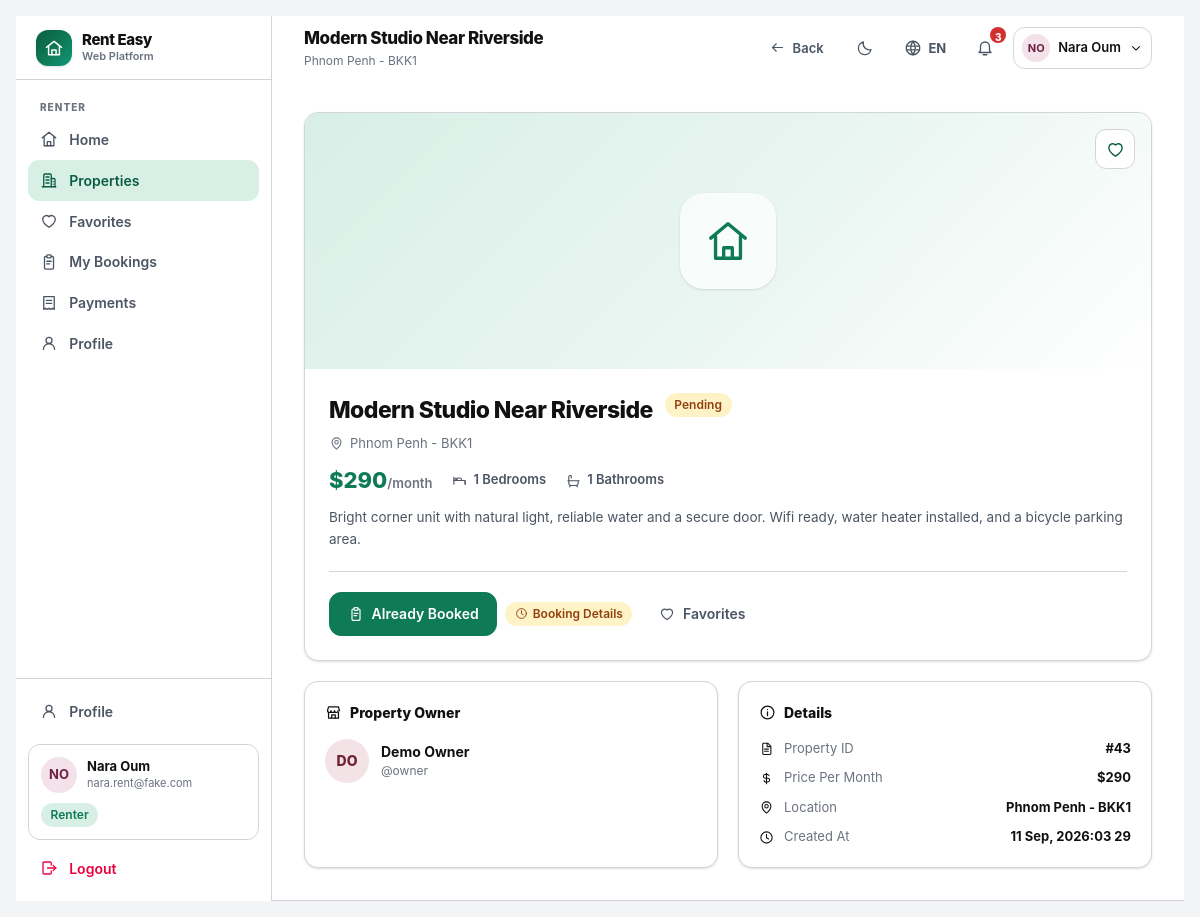
The page /rent/property/43/ (signed in) on the database its author committed.
### accounts/models.py (models this page shows, shortened)
class User(AbstractBaseUser, PermissionsMixin):
    email = models.EmailField(unique=True, max_length=254)
    username = models.CharField(max_length=30, unique=True, validators=[USERNAME_VALIDATOR])
    full_name = models.CharField(max_length=120, blank=True)
    role = models.CharField(max_length=16, choices=Role.choices, default=Role.RENTER, db_index=True)
    is_active = models.BooleanField(default=True)
    is_staff = models.BooleanField(default=False)
    date_joined = models.DateTimeField(default=timezone.now)
    last_login_at = models.DateTimeField(null=True, blank=True)
    objects = UserManager()
    USERNAME_FIELD = "email"
    REQUIRED_FIELDS = ["username"]
    class Meta:
        ordering = ["full_name", "email"]
        indexes = [models.Index(fields=["role", "is_active"])]
    @property
    def display_name(self) -> str:
        return self.full_name.strip() or self.username or self.email
    @property
    def is_renter(self) -> bool:
        return self.role == Role.RENTER
    @property
    def avatar_hue(self) -> int:
        digest = sum(ord(c) for c in self.email)
        return (digest * 37) % 360

### listings/models.py (models this page shows, shortened)
class Property(models.Model):
    title = models.CharField(max_length=160)
    location = models.CharField(max_length=160, db_index=True)
    price_per_month = models.DecimalField(
        max_digits=10, decimal_places=2, validators=[MinValueValidator(0)], db_index=True
    )
    bedrooms = models.PositiveSmallIntegerField(default=1)
    bathrooms = models.PositiveSmallIntegerField(default=1)
    description = models.TextField(blank=True)
    owner = models.ForeignKey(settings.AUTH_USER_MODEL, on_delete=models.CASCADE, related_name="properties")
    created_at = models.DateTimeField(default=timezone.now)
    updated_at = models.DateTimeField(auto_now=True)
    objects = PropertyQuerySet.as_manager()
    class Meta:
        ordering = ["-created_at"]
        indexes = [
            models.Index(fields=["owner", "-created_at"]),
            models.Index(fields=["location", "price_per_month"]),
        ]
    @property
    def price_display(self) -> str:
        return "${:,.0f}".format(float(self.price_per_month or 0))

### bookings/models.py (models this page shows, shortened)
class Booking(models.Model):
    property = models.ForeignKey("listings.Property", on_delete=models.CASCADE, related_name="bookings")
    renter = models.ForeignKey(settings.AUTH_USER_MODEL, on_delete=models.CASCADE, related_name="renters_bookings")
    owner = models.ForeignKey(settings.AUTH_USER_MODEL, on_delete=models.CASCADE, related_name="owners_bookings")
    status = models.CharField(max_length=16, choices=BookingStatus.choices, default=BookingStatus.PENDING, db_index=True)
    monthly_rent = models.DecimalField(max_digits=10, decimal_places=2)
    move_in_date = models.DateField(null=True, blank=True)
    lease_months = models.PositiveSmallIntegerField(default=12)
    note = models.TextField(blank=True)
    payment = models.ForeignKey(
        "payments.Payment",
        on_delete=models.SET_NULL,
        null=True,
        blank=True,
        related_name="bookings",
    )
    created_at = models.DateTimeField(default=timezone.now)
    approved_at = models.DateTimeField(null=True, blank=True)
    rejected_at = models.DateTimeField(null=True, blank=True)
    cancelled_at = models.DateTimeField(null=True, blank=True)
    class Meta:
        ordering = ["-created_at"]
        indexes = [
            models.Index(fields=["renter", "-created_at"]),
            models.Index(fields=["owner", "-created_at"]),
            models.Index(fields=["status", "-created_at"]),
        ]

### listings/views.py (the view)
# urls.py: path("rent/property/<int:pk>/", views.renter_detail, name="detail"),
@require_GET
@login_required
@role_guard("is_renter")
def renter_detail(request, pk: int):
    property_obj = get_object_or_404(Property.objects.select_related("owner"), pk=pk)
    is_favorite = Favorite.objects.filter(user=request.user, property=property_obj).exists()
    active_booking = (
        Booking.objects.filter(
            renter=request.user,
            property=property_obj,
            status__in=[BookingStatus.PENDING, BookingStatus.APPROVED],
        )
        .order_by("-created_at")
        .first()
    )
    owner_bookings = Booking.objects.filter(
        property=property_obj, status=BookingStatus.APPROVED
    ).count()
    return render(
        request,
        "listings/renter_detail.html",
        {
            "property": property_obj,
            "is_favorite": is_favorite,
            "active_booking": active_booking,
            "owner_bookings": owner_bookings,
        },
    )

### templates/listings/renter_detail.html (shortened to what this page needs)
{% extends "base.html" %}
{% load ui humanize %}
{% block page_title %}{{ property.title }}{% endblock %}
{% block page_subtitle %}<p class="truncate text-[12px] text-ink-3">{{ property.location }}</p>{% endblock %}
{% block topbar_actions %}
<a href="{% url 'listings:renter_browse' %}" class="btn btn-ghost btn-sm">{% icon "arrow-left" 15 %} {% t 'back' %}</a>
{% endblock %}
{% block content %}
<div class="space-y-5">
  <section class="app-card overflow-hidden">
    <div class="relative grid h-52 place-items-center sm:h-64 hero-gradient-soft">
      <span class="grid h-24 w-24 place-items-center rounded-3xl bg-white/70 text-primary shadow-sm dark:bg-white/10 dark:text-white">{% icon "home" 46 %}</span>
      <span class="absolute end-4 top-4 flex gap-2">
        <button type="button"
                class="btn {% if is_favorite %}btn-primary{% else %}btn-outline{% endif %} btn-icon bg-white/90 dark:bg-black/30"
                data-favorite-toggle
                href="{% url 'listings:toggle_favorite' property.pk %}"
                aria-pressed="{% if is_favorite %}true{% else %}false{% endif %}"
                aria-label="{% t 'favorite' %}">
          {% if is_favorite %}{% icon "heart-filled" 19 %}{% else %}{% icon "heart" 19 %}{% endif %}
        </button>
      </span>
    </div>
    <div class="p-5 sm:p-6">
      <div class="flex flex-wrap items-start gap-x-3 gap-y-1">
        <h2 class="text-[20px] font-extrabold tracking-tight text-ink sm:text-[23px]">{{ property.title }}</h2>
        {% if active_booking %}
          {% booking_status active_booking as st %}
          <span class="pill {{ st.css }}">{{ st.label }}</span>
        {% endif %}
      </div>
      <p class="mt-1.5 flex items-center gap-1.5 text-[13px] text-ink-3">{% icon "map-pin" 15 %} {{ property.location }}</p>
      <div class="mt-4 flex flex-wrap items-center gap-x-5 gap-y-2">
        <p class="text-[22px] font-extrabold leading-none text-primary">
          {{ property.price_display }}<span class="text-[13px] font-semibold text-ink-3">/{% t 'month' %}</span>
        </p>
        <span class="flex items-center gap-1.5 text-[13px] font-semibold text-ink-2">{% icon "bed" 15 %} {{ property.bedrooms }} {% t 'bedrooms' %}</span>
        <span class="flex items-center gap-1.5 text-[13px] font-semibold text-ink-2">{% icon "bath" 15 %} {{ property.bathrooms }} {% t 'bathrooms' %}</span>
      </div>
      {% if property.description %}
        <p class="mt-4 whitespace-pre-line text-[13.5px] leading-relaxed text-ink-2">{{ property.description }}</p>
      {% endif %}
      <div class="divider my-5"></div>
      <div class="flex flex-wrap items-center gap-2">
        {% if active_booking %}
          <a href="{% url 'bookings:renter_detail' active_booking.pk %}" class="btn btn-primary">{% icon "clipboard" 16 %} {% t 'already_booked' %}</a>
          <span class="pill pill-pending">{% icon "clock" 13 %} {% t 'booking_details' %}</span>
        {% else %}
          <a href="{% url 'listings:booking_request' property.pk %}" class="btn btn-primary">{% icon "send" 16 %} {% t 'request_booking' %}</a>
        {% endif %}
        <a href="{% url 'listings:renter_favorites' %}" class="btn btn-ghost">{% icon "heart" 16 %} {% t 'favorites' %}</a>
      </div>
    </div>
  </section>
  <div class="grid gap-5 sm:grid-cols-2">
    <section class="app-card p-5">
      <h3 class="mb-4 flex items-center gap-2 text-[14px] font-extrabold">{% icon "store" 17 %} {% t 'property_owner' %}</h3>
      <div class="flex items-center gap-3">
        <span class="grid h-11 w-11 shrink-0 place-items-center rounded-full text-[14px] font-extrabold"
              style="background-color: hsl({{ property.owner.avatar_hue }} 42% 92%); color: hsl({{ property.owner.avatar_hue }} 55% 28%);">
          {{ property.owner.display_name|initials }}
        </span>
        <span class="min-w-0">
          <span class="block truncate text-[14px] font-bold">{{ property.owner.display_name }}</span>
          <span class="block truncate text-[12px] text-ink-3">&#64;{{ property.owner.username }}</span>
        </span>
      </div>
    </section>
    <section class="app-card p-5">
      <h3 class="mb-4 flex items-center gap-2 text-[14px] font-extrabold">{% icon "info" 17 %} {% t 'details' %}</h3>
      <dl class="space-y-2.5 text-[13px]">
        <div class="flex items-center gap-2.5">{% icon "document" 15 %}<dt class="flex-1 text-ink-3">{% t 'property_id' %}</dt><dd class="font-bold">#{{ property.pk }}</dd></div>
        <div class="flex items-center gap-2.5">{% icon "dollar" 15 %}<dt class="flex-1 text-ink-3">{% t 'price_per_month' %}</dt><dd class="font-bold">{{ property.price_display }}</dd></div>
        <div class="flex items-center gap-2.5">{% icon "map-pin" 15 %}<dt class="flex-1 text-ink-3">{% t 'location' %}</dt><dd class="font-bold">{{ property.location }}</dd></div>
        <div class="flex items-center gap-2.5">{% icon "clock" 15 %}<dt class="flex-1 text-ink-3">{% t 'created_at' %}</dt><dd class="font-bold">{{ property.created_at|pretty_date }}</dd></div>
      </dl>
    </section>
  </div>
</div>
{% endblock %}

### templates/base.html (shortened to what this page needs)
{% load static ui i18n %}<!doctype html>
<html lang="{{ LANG }}" class="{% if IS_DARK %}dark{% endif %}">
<head>
<link rel="stylesheet" href="{% static 'css/app.css' %}">
</head>
<body class="min-h-screen bg-canvas text-ink font-sans antialiased">
<div class="flex min-h-screen">
  {% if user.is_authenticated %}
  <aside class="hidden lg:flex lg:w-64 xl:w-72 shrink-0 flex-col border-r border-hairline bg-surface">
    <div class="flex h-16 items-center gap-2.5 border-b border-hairline px-5">
      <span class="grid h-9 w-9 place-items-center rounded-xl hero-gradient text-white shadow-sm">{% icon "logo" 20 %}</span>
      <span class="flex flex-col leading-tight">
        <span class="text-[15px] font-extrabold tracking-tight">{{ SITE_NAME }}</span>
        <span class="text-[11px] font-semibold text-ink-3">{% t 'platform_tag' %}</span>
      </span>
    </div>
    {% include "partials/_nav_sidebar.html" %}
  </aside>
  {% endif %}
  <div class="flex min-w-0 flex-1 flex-col">
    {% if user.is_authenticated %}
<header class="sticky top-0 z-40 border-b border-hairline bg-surface/95 backdrop-blur">
  <div class="flex h-16 items-center gap-3 px-4 sm:px-6 lg:px-8">
    <div class="min-w-0">
      <h1 class="truncate text-[17px] font-extrabold tracking-tight">{% block page_title %}{% t 'home' %}{% endblock %}</h1>
      {% block page_subtitle %}{% endblock %}
    </div>
    <div class="ms-auto flex items-center gap-1.5 sm:gap-2">
      {% block topbar_actions %}{% endblock %}
      {% include "partials/_preferences_inline.html" %}
      {% include "partials/_notifications.html" %}
      <div class="relative" data-dropdown>
        <button type="button" data-dropdown-toggle
                class="flex items-center gap-2 rounded-xl border border-hairline px-2 py-1.5 hover:border-primary transition-colors"
                aria-haspopup="true" aria-expanded="false">
          <span class="grid h-7 w-7 place-items-center rounded-full text-[11px] font-bold"
                style="background-color: hsl({{ user.avatar_hue }} 42% 92%); color: hsl({{ user.avatar_hue }} 55% 28%);">
            {{ user.display_name|initials }}
          </span>
          <span class="hidden text-[13px] font-semibold sm:block">{{ user.display_name }}</span>
          {% icon "chevron-down" 14 %}
        </button>
            <span class="pill pill-approved mt-2">{% role_label user.role as rl %}{{ rl.label }}</span>
      </div>
    </div>
  </div>
    {% endif %}
    <main id="main" class="flex-1">
      {% block content_wrapper %}
        <div class="mx-auto w-full max-w-7xl px-4 py-6 sm:px-6 lg:px-8 lg:py-8">
          {% block content %}{% endblock %}
        </div>
      {% endblock %}
    </main>
  </div>
</div>
</body>
</html>

### templates/partials/_nav_sidebar.html (shortened to what this page needs)
{% load ui %}
<nav class="flex-1 overflow-y-auto px-3 py-4">
  {% if user.is_renter %}
    {% include "partials/_nav_group_renter.html" %}
  {% elif user.is_owner %}
    {% include "partials/_nav_group_owner.html" %}
  {% elif user.is_superadmin_role %}
    {% include "partials/_nav_group_console.html" %}
  {% endif %}
</nav>
<div class="border-t border-hairline p-3">
  <a href="{% url 'profile' %}" class="nav-item {% nav_active 'profile' 'role_select' %}">
    {% icon "user" 18 %}
    <span class="flex-1 truncate">{% t 'profile' %}</span>
  </a>
  <div class="mt-3 rounded-xl border border-hairline bg-surface-2 p-3">
    <div class="flex items-center gap-2.5">
      <span class="grid h-9 w-9 shrink-0 place-items-center rounded-full text-[13px] font-bold"
            style="background-color: hsl({{ user.avatar_hue }} 42% 92%); color: hsl({{ user.avatar_hue }} 55% 28%);">
        {{ user.display_name|initials }}
      </span>
      <span class="min-w-0 flex-1">
        <span class="block truncate text-[13px] font-bold leading-tight">{{ user.display_name }}</span>
        <span class="block truncate text-[11px] text-ink-3">{{ user.email }}</span>
      </span>
    </div>
    <span class="pill pill-approved mt-2.5">{% role_label user.role as rl %}{{ rl.label }}</span>
  </div>
  <form method="post" action="{% url 'logout' %}" class="mt-2">
    <button type="submit" class="nav-item w-full text-rose-600 hover:bg-rose-50 hover:text-rose-700 dark:text-rose-400 dark:hover:bg-rose-950/40">
      {% icon "logout" 18 %}
      <span>{% t 'logout' %}</span>
    </button>
  </form>
</div>

### rows shown on the page
User: display_name|initials "NO", display_name "Nara Oum", email "nara.rent@fake.com", label "Renter"
Property: title "Modern Studio Near Riverside", location "Phnom Penh - BKK1", price_display "$290", bedrooms "1", bathrooms "1", description "Bright corner unit with natural light, reliable water and a secure door. Wifi ready, water heater installed, and a bicycle parking area.", owner.display_name|initials "DO", owner.display_name "Demo Owner", owner.username "owner", pk "43", created_at|pretty_date "11 Sep, 2026:03 29"
Booking: label "Pending"

### other values the page prints
{{ SITE_NAME }} "Rent Easy"
{{ LANG|upper }} "EN"
{{ unread_count }} "3"
